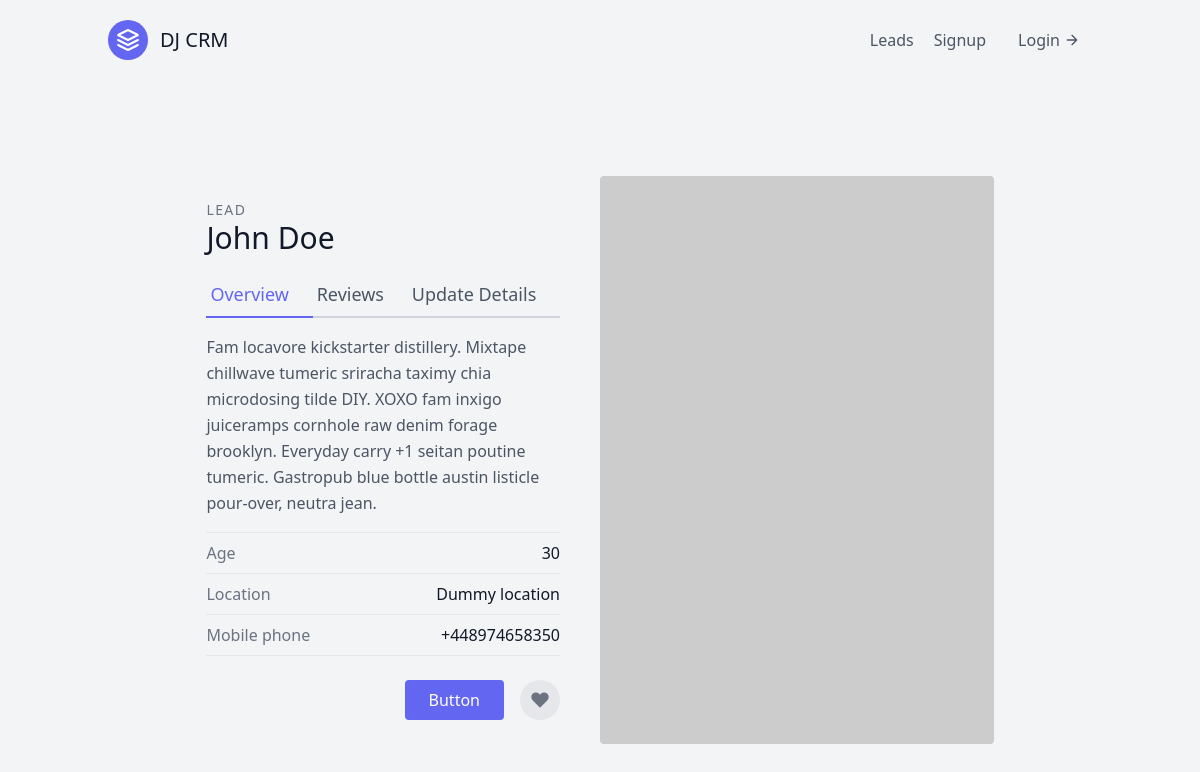
Page /leads/11/ on the committed database.
### leads/models.py (models this page shows, shortened)
class Lead(models.Model):
    first_name = models.CharField(max_length=50)
    last_name = models.CharField(max_length=50)
    age = models.IntegerField(default=0)
    agent = models.ForeignKey("Agent", on_delete=models.CASCADE)

### leads/views.py (the view)
# urls.py: path("<int:pk>/", LeadDetailView.as_view(), name="lead-detail"),
class LeadDetailView(generic.DetailView):
    template_name = "leads/lead_detail.html"
    queryset = Lead.objects.all()
    context_object_name = "lead"

### leads/templates/leads/lead_detail.html
{% extends "base.html" %}
{% block content %}
<section class="text-gray-600 body-font overflow-hidden">
    <div class="container px-5 py-24 mx-auto">
        <div class="lg:w-4/5 mx-auto flex flex-wrap">
            <div class="lg:w-1/2 w-full lg:pr-10 lg:py-6 mb-6 lg:mb-0">
                <h2 class="text-sm title-font text-gray-500 tracking-widest">LEAD</h2>
                <h1 class="text-gray-900 text-3xl title-font font-medium mb-4">{{ lead.first_name}} {{ lead.last_name}}
                </h1>
                <div class="flex mb-4">
                    <a href="{% url 'leads:lead-detail' lead.pk %}"
                        class="flex-grow text-indigo-500 border-b-2 border-indigo-500 py-2 text-lg px-1">
                        Overview
                    </a>
                    <a class="flex-grow border-b-2 border-gray-300 py-2 text-lg px-1">
                        Reviews
                    </a>
                    <a href="{% url 'leads:lead-update' lead.pk %}"
                        class="flex-grow border-b-2 border-gray-300 py-2 text-lg px-1">
                        Update Details
                    </a>
                </div>
                <p class="leading-relaxed mb-4">Fam locavore kickstarter distillery. Mixtape chillwave tumeric sriracha
                    taximy chia microdosing tilde DIY. XOXO fam inxigo juiceramps cornhole raw denim forage brooklyn.
                    Everyday carry +1 seitan poutine tumeric. Gastropub blue bottle austin listicle pour-over, neutra
                    jean.</p>
                <div class="flex border-t border-gray-200 py-2">
                    <span class="text-gray-500">Age</span>
                    <span class="ml-auto text-gray-900">{{ lead.age }}</span>
                </div>
                <div class="flex border-t border-gray-200 py-2">
                    <span class="text-gray-500">Location</span>
                    <span class="ml-auto text-gray-900">Dummy location</span>
                </div>
                <div class="flex border-t border-b mb-6 border-gray-200 py-2">
                    <span class="text-gray-500">Mobile phone</span>
                    <span class="ml-auto text-gray-900">+448974658350</span>
                </div>
                <div class="flex">
                    <button
                        class="flex ml-auto text-white bg-indigo-500 border-0 py-2 px-6 focus:outline-none hover:bg-indigo-600 rounded">Button</button>
                    <button
                        class="rounded-full w-10 h-10 bg-gray-200 p-0 border-0 inline-flex items-center justify-center text-gray-500 ml-4">
                        <svg fill="currentColor" stroke-linecap="round" stroke-linejoin="round" stroke-width="2"
                            class="w-5 h-5" viewBox="0 0 24 24">
                            <path
                                d="M20.84 4.61a5.5 5.5 0 00-7.78 0L12 5.67l-1.06-1.06a5.5 5.5 0 00-7.78 7.78l1.06 1.06L12 21.23l7.78-7.78 1.06-1.06a5.5 5.5 0 000-7.78z">
                            </path>
                        </svg>
                    </button>
                </div>
            </div>
            <img alt="ecommerce" class="lg:w-1/2 w-full lg:h-auto h-64 object-cover object-center rounded"
                src="https://dummyimage.com/400x400">
        </div>
    </div>
</section>
{% endblock content %}

### rows in the picture
Lead: first_name "John", last_name "Doe", age "30"
